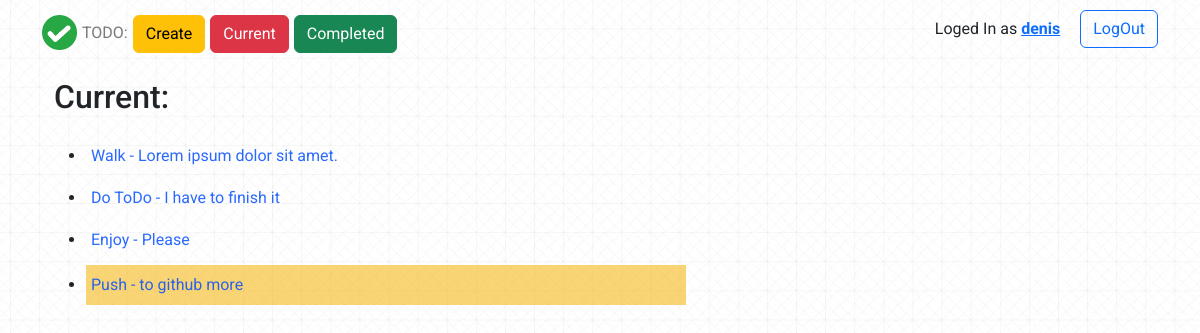
Before: /current/ (signed in) with the older database file.
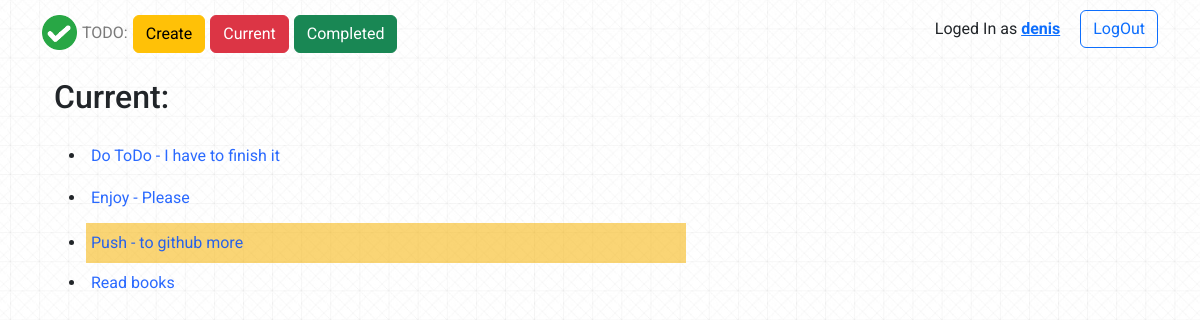
After: the same page with the newer database file.
### todo/models.py (models this page shows, shortened)
class ToDo(models.Model):
    title = models.CharField(max_length=100)
    memo = models.TextField(blank=True)
    date = models.DateTimeField(auto_now_add=True)
    date_completed = models.DateTimeField(null=True, blank=True)
    important = models.BooleanField(default=False)
    user = models.ForeignKey(User, on_delete=models.CASCADE)

### todo/views.py (the view)
# urls.py: path('current/', views.currenttodos, name = 'currenttodos'),
@login_required
def currenttodos(request):
    todos = ToDo.objects.filter(user=request.user, date_completed__isnull=True)
    return render(request, 'todo/currenttodos.html', {'todos':todos})

### todo/templates/todo/currenttodos.html
{% extends 'todo/base.html' %}
{% block content %}
<div class="container">
    <div class="current-header">
        <h2>Current:</h2>
    </div>
    <div class="current-viewtodo">
        <ul>
            {% for todo in todos %}
            <li>
                <a href="{% url 'viewtodo' todo.id %}">
                    {% if todo.important %}<div class="current-important">{{ todo.title }} {% if todo.memo %} - {{ todo.memo |truncatechars:72}} </div> {% endif %} {% endif %}
                    {% if not todo.important %}<div class="current-not-imortant"> {{ todo.title }} {% if todo.memo %} - {{ todo.memo |truncatechars:72}} </div> {% endif %} {% endif %}
                </a>
            </li>
            {% endfor %}
        </ul>
    </div>
</div>
{% endblock %}

Changed rows visible on the page:
removed ToDo: title "Walk", memo "Lorem ipsum dolor sit amet."
added ToDo: title "Read books"
